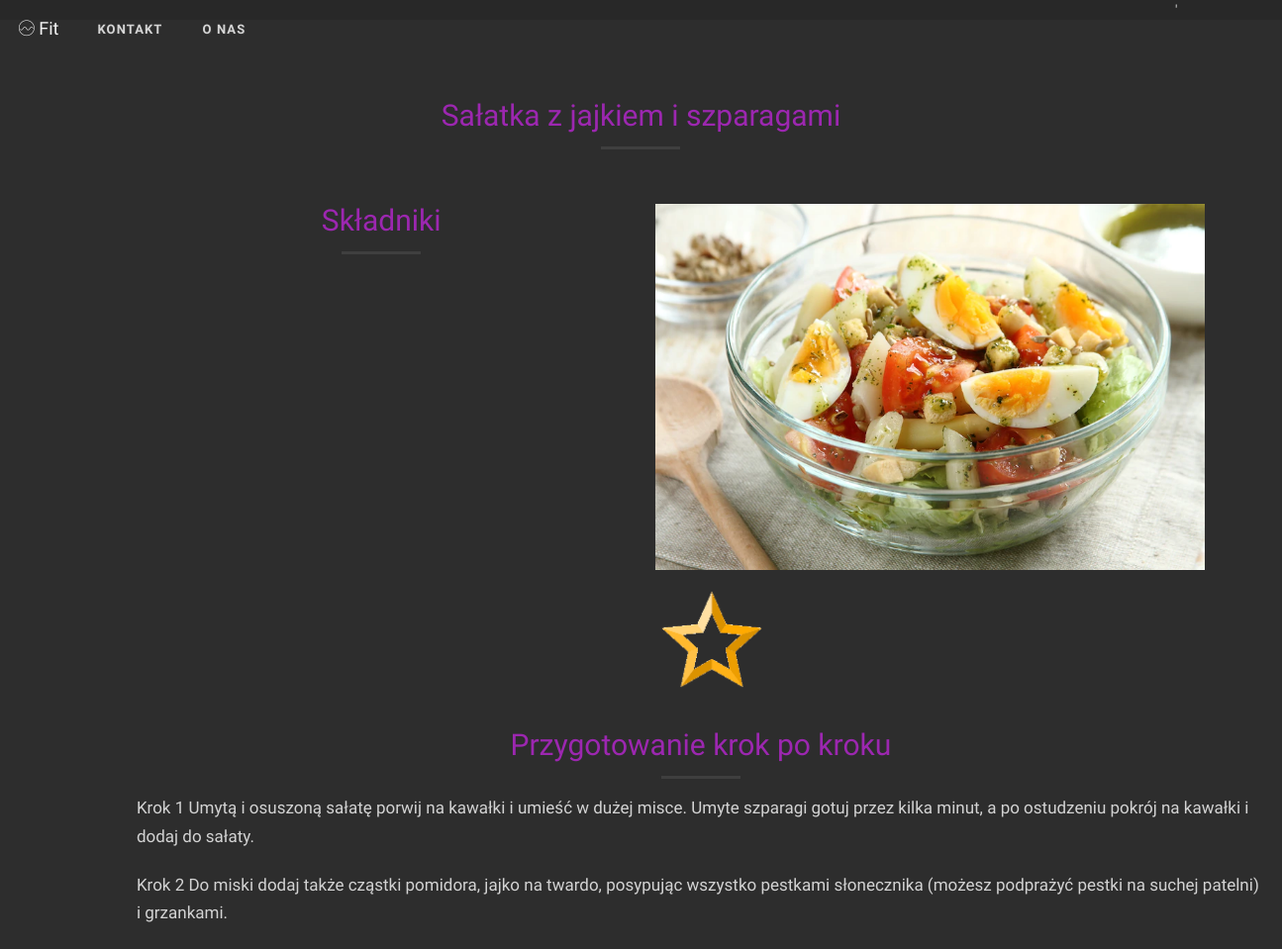
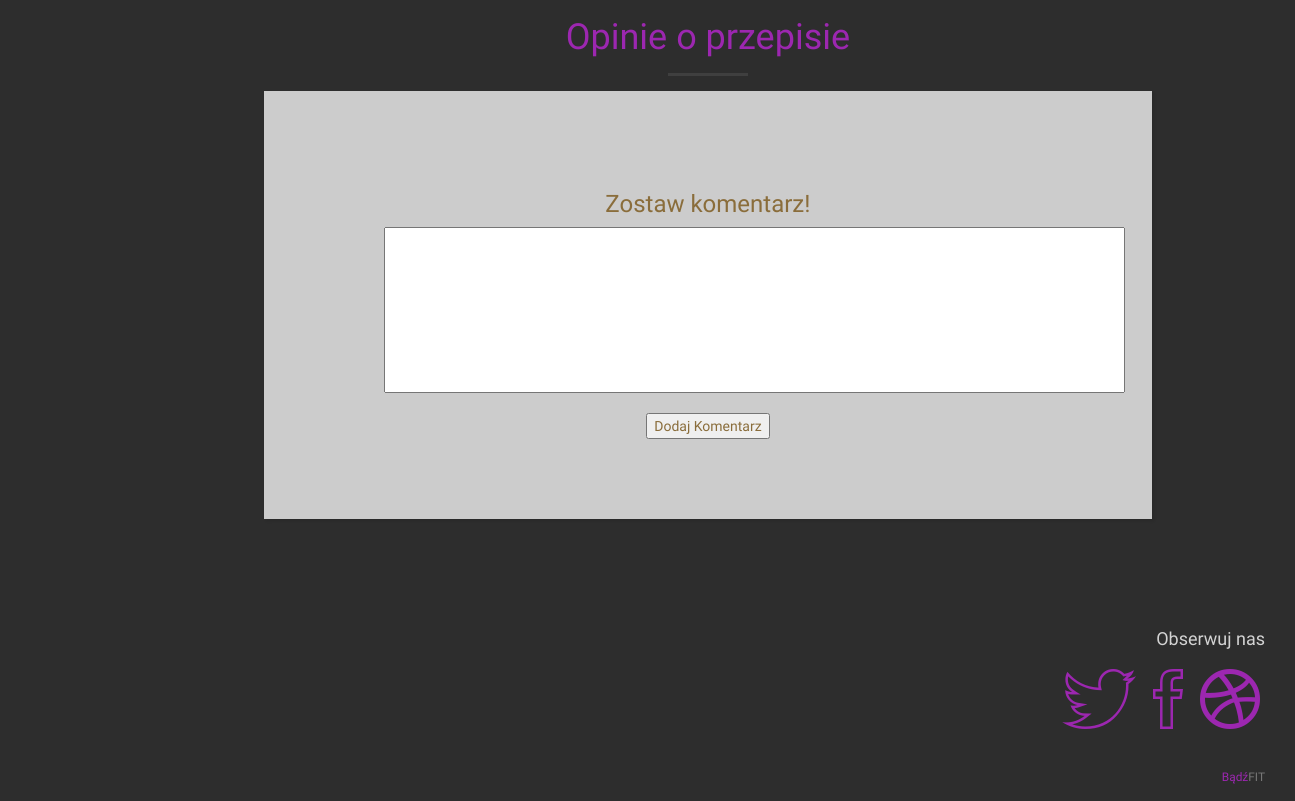
Screenshot of /fitwww/wyswietlart.php?c=38 with the database file from the repository (2 pictures, top to bottom).
### tables this page shows
CREATE TABLE `przepisy` (
  `id` int(11) NOT NULL,
  `nazwa` varchar(200) NOT NULL,
  `obrazek` varchar(200) NOT NULL,
  `skladnik1` varchar(500) NOT NULL,
  `ilosc1` varchar(500) NOT NULL,
  `krok1` varchar(500) NOT NULL,
  `krok2` varchar(500) DEFAULT NULL,
  `krok3` varchar(500) DEFAULT NULL,
  `krok4` varchar(500) DEFAULT NULL,
  `krok5` varchar(500) DEFAULT NULL,
  `krok6` varchar(50) DEFAULT NULL,
  `krok7` varchar(50) DEFAULT NULL,
  `krok8` varchar(50) DEFAULT NULL,
  `krok9` varchar(50) DEFAULT NULL,
  `krok10` varchar(50) DEFAULT NULL,
  `kategoria` varchar(50) NOT NULL
);

### fitwww/wyswietlart.php (the view, shortened to what this page needs)
<?php
include("MENU.php");
$conn=mysqli_connect($servername,$username,$password,$dbname);
$id=$_GET["c"];
$sql="SELECT * FROM przepisy WHERE id='$id'";
$result=mysqli_query($conn,$sql);
if(mysqli_num_rows($result)>0)
{
	while($row=mysqli_fetch_assoc($result))
	{
		$nazwa = $row["nazwa"];
		$obrazek = $row["obrazek"];
		$skladnik1 = $row["skladnik1"];
        $ilosc1=$row["ilosc1"];
		$krok1=$row["krok1"];
        $krok2=$row["krok2"];
        $krok4=$row["krok4"];
        $krok5=$row["krok5"];
        $krok6=$row["krok6"];
        $krok7=$row["krok7"];
        $krok8=$row["krok8"];
        $krok9=$row["krok9"];
        $krok10=$row["krok10"];
		$artykul="";
      $opinie="";
		$artykul.=' <section id="three" class="margin-top-50 col-lg-1"></section>
   <section id="three" class="margin-top-50 col-lg-10">
         ';
            $artykul.=' <h2 class="margin-top-0 text-primary text-center ">'.$nazwa.'</h2>    <hr class="primary"><br><br> ';
      $artykul.='<div class="col-lg-6 col-sm-6">
         <h2 class="margin-top-0 text-primary text-center ">Składniki</h2> <hr class="primary">
         <div class="col-lg-6 col-sm-6">
        <p> '.$skladnik1.'</p>
          </div>
          <div class="col-lg-6 col-sm-6 text-right">
             <p>'.$ilosc1.'</p>
          </div>
            </div>
  </div>
     ';
$artykul.='
         <div class="container" >
            <div class="row" >
                <div class="col-lg-6 col-sm-6 text-center" >
                   <a class="gallery-box" >';
                       $artykul.= '<img src="./assets/';
                       $artykul.=$obrazek;
                       $artykul.='" class="img-responsive" alt="Image 1" >
                        <div class="gallery-box-caption">
                            <div class="gallery-box-content">
                                <div>';
		$artykul.='<i><h2>'.$nazwa.'</h2></i></div>
                            </div>
                        </div>
                    </a>
                </div>';
		$opinie.='<div class="col-lg-12 col-sm-6">
<br>
        <h2 class="margin-top-0 text-primary text-center ">Przygotowanie krok po kroku</h2> <hr class="primary">
        <p>'.$krok1.'</p>
        <p>'.$krok2.'</p>
        <p>'.$krok4.'</p>
        <p>'.$krok5.'</p>
        <p>'.$krok6.'</p>
        <p>'.$krok7.'</p>
        <p>'.$krok8.'</p>
         <p>'.$krok9.'</p>
          <p>'.$krok10.'</p>
          </div>
                       </div>
 ';
 $opinie.='
        <div class="col-lg-12 col-sm-6 text-left">
<h1 class="text-primary text-center">Opinie o przepisie</h1>
<hr class="primary">
</div>
 ';
	   echo $artykul;
      include("sekcjaocen.php");
echo $opinie;
include("sekcjakom.php");
	}
}else
mysqli_close($conn);
include("FOOTER.php");
?>

### fitwww/sekcjaocen.php (shortened to what this page needs)
  <?php
include("db.php");
$conn=mysqli_connect($servername,$username,$password,$dbname);
$id=$_GET["c"];
$sql="SELECT ROUND(AVG(ocena) ,1)  FROM oceny WHERE idprzepisu ='$id'";
$result=mysqli_query($conn,$sql);
if(mysqli_num_rows($result)>0)
{
	while($row=mysqli_fetch_assoc($result))
	{
		$ocena= $row['ROUND(AVG(ocena) ,1)'];
$art="";
$art.='<div class="cent nav navbar-nav dropdown show">
                      <li >
                    <a class="btn btn-secondary dropdown-toggle " role="button"  data-toggle="dropdown" aria-haspopup="true" aria-expanded="false"   >   <h2 class="ocen">'.$ocena.'</h2>
                        	<img src="ocena.png"
                    width="110" height="110"></a>
                                      <ul class="center nav2  navbar-default dropdown-menu" aria-labelledby="dropdownMenuButton1">
                                   <li><a  class=" nav2 dropdown-item show " href="ocena/ocenyselect1.php">1</a></li>
                                 <li><a class="dropdown-item show" href="ocena/ocenyselect2.php"">2</a></li>
                            <li><a class="dropdown-item show" href="ocena/ocenyselect3.php"">3</a></li>
                             <li><a class="dropdown-item show" href="ocena/ocenyselect4.php"">4</a></li>
                              <li><a class="dropdown-item show" href="ocena/ocenyselect5.php"">5</a></li>
                        </ul>
                          <li>
                    </div>';
		echo $art;
	}
}

### fitwww/sekcjakom.php (shortened to what this page needs)
        <div class="col-lg-12 col-sm-6 text-left">
<form action="dodajkom.php" method="post"><br
 />
 <div style="text-align: center; ">
 <h3 class="text-warning "><center>Zostaw komentarz!</center>
 </h3>
  <textarea rows="8" cols="90" name="tresc" class="show"></textarea><br />
  <input type="submit" class="text-warning " value="Dodaj Komentarz">
</div>

### fitwww/css/styles.css (style rules this page uses)
html, body { width: 100%; height: 100%; }
body { font-family: 'Questrial','Helvetica Neue',Arial,sans-serif; background-color: #282828; color: #d3d3d3; webkit-tap-highlight-color: #222; }
hr { max-width: 80px; border-width: 3px; opacity: 0.09; margin-top: 15px; margin-bottom: 15px; }
a { color: #9c27b0; -webkit-transition: all .35s; -moz-transition: all .35s; transition: all .35s; }
h1,h2,h3,h4,h5,h6 { font-family: 'Questrial','Helvetica Neue',Arial,sans-serif; }
p { font-size: 17px; line-height: 1.7; margin-bottom: 20px; }
.text-primary { color: #9c27b0; }
section { padding: 70px 0; }
.navbar-default { border-color: rgba(35,35,35,.05); font-family: 'Questrial','Helvetica Neue',Arial,sans-serif; background-color: #222; -webkit-transition: all .4s; -moz-transition: all .4s; transition: all .4s; }
.navbar-header > .navbar-brand { font-family: 'Questrial','Helvetica Neue',Arial,sans-serif; color: #9c27b0; padding: 15px; -webkit-transition: padding .2s ease-in; -moz-transition: padding .2s ease-in; transition: padding .2s ease-in; }
.navbar-default .navbar-toggle, .navbar-default .navbar-collapse { border-color: transparent; }
.navbar-default .nav > li>a, .navbar-default .nav>li>a:focus { text-transform: uppercase; font-size: 13px; font-weight: 700; color: #eee; }
@media (min-width:768px) { .navbar-default { border-color: transparent; background-color: transparent; min-height: 60px; } }
@media (min-width:768px) { .navbar-header > .navbar-brand { color: rgba(255,255,255,0.7); padding: 19px; } }
@media (min-width:768px) { .navbar-default .nav > li>a, .navbar-default .nav>li>a:focus { color: rgba(255,255,255,0.8); padding: 20px; letter-spacing: 1.1px; text-shadow: 1px 1px 1px rgba(60,60,60,0.7); } }
@media (min-width:768px) { section { min-height: 600px; padding: 100px 0; } }
textarea { resize: none; }
.margin-top-0 { margin-top: 0; }
.gallery-box { display: block; position: relative; margin: 0 auto; max-width: 650px; overflow:hidden; }
.gallery-box img { -webkit-transition: all 300ms ease-in-out; transition: all 300ms ease-in-out; }
.btn { border: 0; border-radius: 290px; font-family: 'Helvetica Neue',Arial,sans-serif; }
.cent { display: table; margin: 0 auto; margin-left: 45%; }
.show { color:black !important; }

### fitwww/css/styles1.css (style rules this page uses)
body { font-family: 'Questrial','Helvetica Neue',Arial,sans-serif; background-color: #282828; webkit-tap-highlight-color: #222; }
form { width: 80%; margin: auto; background-color: #cccccc; padding: 60px 120px 80px 120px; -webkit-box-shadow: 2px 2px 3px rgba(0,0,0,0.1); box-shadow: 2px 2px 3px rgba(0,0,0,0.1); }

### rows the page displays
przepisy: nazwa "Sałatka z jajkiem i szparagami", krok1 "Krok 1 Umytą i osuszoną sałatę porwij na kawałki i umieść w dużej misce. Umyte szparagi gotuj przez kilka minut, a po ostudzeniu pokrój na kawałki i dodaj do sałaty.", krok2 "Krok 2 Do miski dodaj także cząstki pomidora, jajko na twardo, posypując wszystko pestkami słonecznika (możesz podprażyć pestki na suchej patelni) i grzankami."
